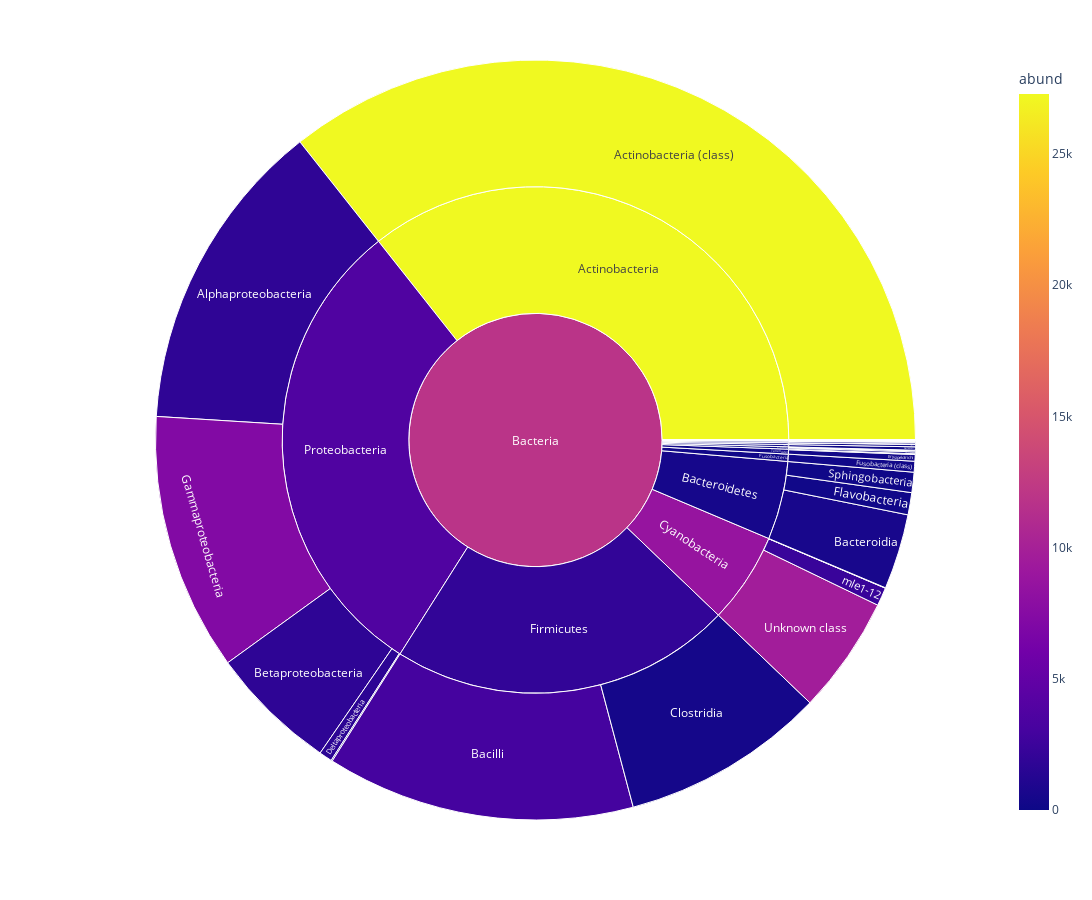

The notebook cell this image was saved under:
### Code cell
fig = px.sunburst(dt_treemap, 
path = ['king', 'phyl', 'class'],
values = 'abund',
color = 'abund',
width = 1400,
height = 900)

fig.show()

### Figure 1 — Plotly figure (JSON) as saved in the notebook; plotly's stock layout.template omitted (floating-point values rounded to 4 significant figures)
{"data": [{"branchvalues": "total", "customdata": [[6.485], [7.727], [27280.0], [1809.0], [11.81], [2991.0], [598.8], [1731.0], [1], [3.75], [10.31], [1.667], [427.7], [41.79], [1636.0], [38.83], [247.3], [230.4], [215.3], [7237.0], [5.933], [1], [42.29], [1.667], [1], [2], [2], [4], [1.4], [6], [1.667], [4], [63.29], [2.565], [1.222], [155.6], [2.75], [1], [6.273], [2.333], [4], [41.25], [9.87], [2.6], [9651.0], [1], [5], [1.667], [4], [2.2], [7], [2], [1], [6.057], [52.11], [2.818], [2342.0], [7.482], [27280.0], [2], [453.2], [4], [50.94], [8641.0], [1969.0], [215.3], [5.933], [1], [1.667], [3.75], [4.333], [4.789], [3747.0], [1.667], [4], [2.2], [7], [2.75], [6.273], [37.4], [226.6], [41.79], [4.971], [2], [4], [1], [11820.0]], "domain": {"x": [0, 1], "y": [0, 1]}, "hovertemplate": "labels=%{label}<br>abund_sum=%{value}<br>parent=%{parent}<br>id=%{id}<br>abund=%{color}<extra></extra>", "ids": ["Bacteria/Acidobacteria/Acidobacteria (class)", "Bacteria/Acidobacteria/Acidobacteria-5", "Bacteria/Actinobacteria/Actinobacteria (class)", "Bacteria/Proteobacteria/Alphaproteobacteria", "Bacteria/Chloroflexi/Anaerolineae", "Bacteria/Firmicutes/Bacilli", "Bacteria/Bacteroidetes/Bacteroidia", "Bacteria/Proteobacteria/Betaproteobacteria", "Bacteria/Chloroflexi/Bljii12", "Bacteria/OP10/CL500-48", "Bacteria/Acidobacteria/Chloracidobacteria", "Bacteria/Chloroflexi/Chloroflexi (class)", "Bacteria/Firmicutes/Clostridia", "Bacteria/Thermi/Deinococci", "Bacteria/Proteobacteria/Deltaproteobacteria", "Bacteria/Proteobacteria/Epsilonproteobacteria", "Bacteria/Tenericutes/Erysipelotrichi", "Bacteria/Bacteroidetes/Flavobacteria", "Bacteria/Fusobacteria/Fusobacteria (class)", "Bacteria/Proteobacteria/Gammaproteobacteria", "Bacteria/Gemmatimonadetes/Gemmatimonadetes (class)", "Bacteria/Tenericutes/ML615J-28", "Bacteria/Tenericutes/Mollicutes", "Bacteria/Nitrospirae/Nitrospira (class)", "Bacteria/OP11/OP11-4", "Bacteria/Verrucomicrobia/Opitutae", "Bacteria/BRC1/PRR-11", "Bacteria/WS3/PRR-12", "Bacteria/Planctomycetes/Phycisphaerae", "Bacteria/Planctomycetes/Planctomycea", "Bacteria/Cyanobacteria/S15B-MN24", "Bacteria/Chlorobi/SJA-28", "Bacteria/Chloroflexi/SOGA31", "Bacteria/Acidobacteria/Solibacteres", "Bacteria/Verrucomicrobia/Spartobacteria", "Bacteria/Bacteroidetes/Sphingobacteria", "Bacteria/Spirochaetes/Spirochaetes (class)", "Bacteria/Acidobacteria/Sva0725", "Bacteria/Synergistetes/Synergistia", "Bacteria/Chloroflexi/TK17", "Bacteria/TM7/TM7-1", "Bacteria/TM7/TM7-3", "Bacteria/Chloroflexi/Thermomicrobia", "Bacteria/Acidobacteria/Unknown class", "Bacteria/Cyanobacteria/Unknown class", "Bacteria/Lentisphaerae/Unknown class", "Bacteria/OP11/Unknown class", "Bacteria/SC4/Unknown class", "Bacteria/SM2F11/Unknown class", "Bacteria/SPAM/Unknown class", "Bacteria/SR1/Unknown class", "Bacteria/WPS-2/Unknown class", "Bacteria/ZB2/Unknown class", "Bacteria/Verrucomicrobia/Verrucomicrobiae", "Bacteria/Cyanobacteria/YS2", "Bacteria/Acidobacteria/iii1-8", "Bacteria/Cyanobacteria/mle1-12", "Bacteria/Acidobacteria", "Bacteria/Actinobacteria", "Bacteria/BRC1", "Bacteria/Bacteroidetes", "Bacteria/Chlorobi", "Bacteria/Chloroflexi", "Bacteria/Cyanobacteria", "Bacteria/Firmicutes", "Bacteria/Fusobacteria", "Bacteria/Gemmatimonadetes", "Bacteria/Lentisphaerae", "Bacteria/Nitrospirae", "Bacteria/OP10", "Bacteria/OP11", "Bacteria/Planctomycetes", "Bacteria/Proteobacteria", "Bacteria/SC4", "Bacteria/SM2F11", "Bacteria/SPAM", "Bacteria/SR1", "Bacteria/Spirochaetes", "Bacteria/Synergistetes", "Bacteria/TM7", "Bacteria/Tenericutes", "Bacteria/Thermi", "Bacteria/Verrucomicrobia", "Bacteria/WPS-2", "Bacteria/WS3", "Bacteria/ZB2", "Bacteria"], "labels": ["Acidobacteria (class)", "Acidobacteria-5", "Actinobacteria (class)", "Alphaproteobacteria", "Anaerolineae", "Bacilli", "Bacteroidia", "Betaproteobacteria", "Bljii12", "CL500-48", "Chloracidobacteria", "Chloroflexi (class)", "Clostridia", "Deinococci", "Deltaproteobacteria", "Epsilonproteobacteria", "Erysipelotrichi", "Flavobacteria", "Fusobacteria (class)", "Gammaproteobacteria", "Gemmatimonadetes (class)", "ML615J-28", "Mollicutes", "Nitrospira (class)", "OP11-4", "Opitutae", "PRR-11", "PRR-12", "Phycisphaerae", "Planctomycea", "S15B-MN24", "SJA-28", "SOGA31", "Solibacteres", "Spartobacteria", "Sphingobacteria", "Spirochaetes (class)", "Sva0725", "Synergistia", "TK17", "TM7-1", "TM7-3", "Thermomicrobia", "Unknown class", "Unknown class", "Unknown class", "Unknown class", "Unknown class", "Unknown class", "Unknown class", "Unknown class", "Unknown class", "Unknown class", "Verrucomicrobiae", "YS2", "iii1-8", "mle1-12", "Acidobacteria", "Actinobacteria", "BRC1", "Bacteroidetes", "Chlorobi", "Chloroflexi", "Cyanobacteria", "Firmicutes", "Fusobacteria", "Gemmatimonadetes", "Lentisphaerae", "Nitrospirae", "OP10", "OP11", "Planctomycetes", "Proteobacteria", "SC4", "SM2F11", "SPAM", "SR1", "Spirochaetes", "Synergistetes", "TM7", "Tenericutes", "Thermi", "Verrucomicrobia", "WPS-2", "WS3", "ZB2", "Bacteria"], "marker": {"coloraxis": "coloraxis", "colors": [6.485, 7.727, 27280.0, 1809.0, 11.81, 2991.0, 598.8, 1731.0, 1, 3.75, 10.31, 1.667, 427.7, 41.79, 1636.0, 38.83, 247.3, 230.4, 215.3, 7237.0, 5.933, 1, 42.29, 1.667, 1, 2, 2, 4, 1.4, 6, 1.667, 4, 63.29, 2.565, 1.222, 155.6, 2.75, 1, 6.273, 2.333, 4, 41.25, 9.87, 2.6, 9651.0, 1, 5, 1.667, 4, 2.2, 7, 2, 1, 6.057, 52.11, 2.818, 2342.0, 7.482, 27280.0, 2, 453.2, 4, 50.94, 8641.0, 1969.0, 215.3, 5.933, 1, 1.667, 3.75, 4.333, 4.789, 3747.0, 1.667, 4, 2.2, 7, 2.75, 6.273, 37.4, 226.6, 41.79, 4.971, 2, 4, 1, 11820.0]}, "name": "", "parents": ["Bacteria/Acidobacteria", "Bacteria/Acidobacteria", "Bacteria/Actinobacteria", "Bacteria/Proteobacteria", "Bacteria/Chloroflexi", "Bacteria/Firmicutes", "Bacteria/Bacteroidetes", "Bacteria/Proteobacteria", "Bacteria/Chloroflexi", "Bacteria/OP10", "Bacteria/Acidobacteria", "Bacteria/Chloroflexi", "Bacteria/Firmicutes", "Bacteria/Thermi", "Bacteria/Proteobacteria", "Bacteria/Proteobacteria", "Bacteria/Tenericutes", "Bacteria/Bacteroidetes", "Bacteria/Fusobacteria", "Bacteria/Proteobacteria", "Bacteria/Gemmatimonadetes", "Bacteria/Tenericutes", "Bacteria/Tenericutes", "Bacteria/Nitrospirae", "Bacteria/OP11", "Bacteria/Verrucomicrobia", "Bacteria/BRC1", "Bacteria/WS3", "Bacteria/Planctomycetes", "Bacteria/Planctomycetes", "Bacteria/Cyanobacteria", "Bacteria/Chlorobi", "Bacteria/Chloroflexi", "Bacteria/Acidobacteria", "Bacteria/Verrucomicrobia", "Bacteria/Bacteroidetes", "Bacteria/Spirochaetes", "Bacteria/Acidobacteria", "Bacteria/Synergistetes", "Bacteria/Chloroflexi", "Bacteria/TM7", "Bacteria/TM7", "Bacteria/Chloroflexi", "Bacteria/Acidobacteria", "Bacteria/Cyanobacteria", "Bacteria/Lentisphaerae", "Bacteria/OP11", "Bacteria/SC4", "Bacteria/SM2F11", "Bacteria/SPAM", "Bacteria/SR1", "Bacteria/WPS-2", "Bacteria/ZB2", "Bacteria/Verrucomicrobia", "Bacteria/Cyanobacteria", "Bacteria/Acidobacteria", "Bacteria/Cyanobacteria", "Bacteria", "Bacteria", "Bacteria", "Bacteria", "Bacteria", "Bacteria", "Bacteria", "Bacteria", "Bacteria", "Bacteria", "Bacteria", "Bacteria", "Bacteria", "Bacteria", "Bacteria", "Bacteria", "Bacteria", "Bacteria", "Bacteria", "Bacteria", "Bacteria", "Bacteria", "Bacteria", "Bacteria", "Bacteria", "Bacteria", "Bacteria", "Bacteria", "Bacteria", ""], "type": "sunburst", "values": [264, 11, 118665, 44505, 42, 43694, 10661, 18101, 2, 8, 170, 3, 28974, 478, 1853, 174, 939, 3138, 1537, 36486, 45, 1, 104, 3, 1, 8, 2, 4, 5, 14, 3, 4, 265, 23, 9, 2869, 16, 1, 22, 9, 40, 347, 23, 10, 16646, 1, 5, 3, 4, 5, 7, 2, 1, 53, 56, 11, 2590, 490, 118665, 2, 16668, 4, 344, 19295, 72668, 1537, 45, 1, 3, 8, 6, 19, 101119, 3, 4, 5, 7, 16, 22, 387, 1044, 478, 70, 2, 4, 1, 332917]}], "layout": {"coloraxis": {"colorbar": {"title": {"text": "abund"}}, "colorscale": [[0, "#0d0887"], [0.1111, "#46039f"], [0.2222, "#7201a8"], [0.3333, "#9c179e"], [0.4444, "#bd3786"], [0.5556, "#d8576b"], [0.6667, "#ed7953"], [0.7778, "#fb9f3a"], [0.8889, "#fdca26"], [1, "#f0f921"]]}, "height": 900, "legend": {"tracegroupgap": 0}, "margin": {"t": 60}, "width": 1400}}
